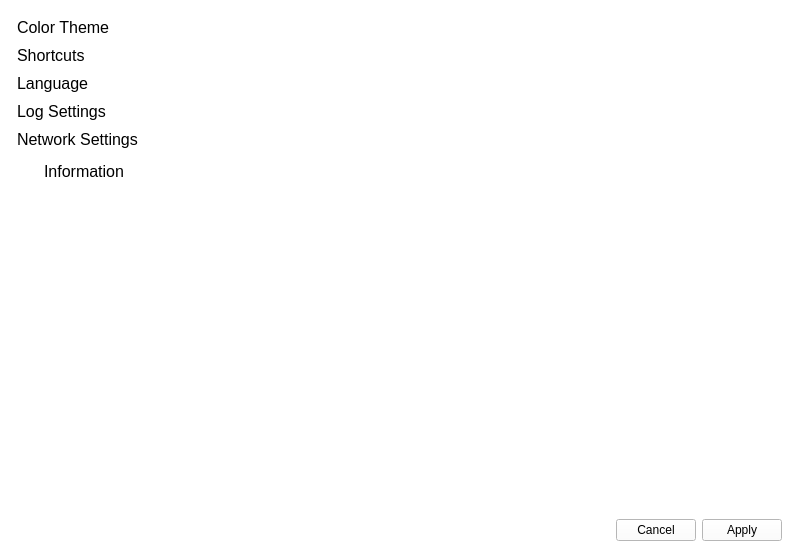
<?xml version="1.0" encoding="UTF-8"?>
<ui version="4.0">
 <class>setting_page</class>
 <widget class="QMainWindow" name="setting_page">
  <property name="windowModality">
   <enum>Qt::WindowModality::ApplicationModal</enum>
  </property>
  <property name="geometry">
   <rect>
    <x>0</x>
    <y>0</y>
    <width>800</width>
    <height>550</height>
   </rect>
  </property>
  <property name="minimumSize">
   <size>
    <width>800</width>
    <height>550</height>
   </size>
  </property>
  <property name="maximumSize">
   <size>
    <width>800</width>
    <height>550</height>
   </size>
  </property>
  <property name="windowTitle">
   <string>Settings</string>
  </property>
  <property name="styleSheet">
   <string notr="true">background-color: white;</string>
  </property>
  <widget class="QWidget" name="page_layout">
   <layout class="QGridLayout" name="gridLayout">
    <item row="1" column="0" colspan="2">
     <widget class="QWidget" name="setting_bottom" native="true">
      <layout class="QHBoxLayout" name="horizontalLayout_6">
       <property name="topMargin">
        <number>0</number>
       </property>
       <property name="bottomMargin">
        <number>0</number>
       </property>
       <item>
        <spacer name="bottom_spacer">
         <property name="orientation">
          <enum>Qt::Orientation::Horizontal</enum>
         </property>
         <property name="sizeHint" stdset="0">
          <size>
           <width>40</width>
           <height>20</height>
          </size>
         </property>
        </spacer>
       </item>
       <item>
        <widget class="QPushButton" name="cancel_button">
         <property name="sizePolicy">
          <sizepolicy hsizetype="Minimum" vsizetype="Fixed">
           <horstretch>0</horstretch>
           <verstretch>0</verstretch>
          </sizepolicy>
         </property>
         <property name="minimumSize">
          <size>
           <width>75</width>
           <height>21</height>
          </size>
         </property>
         <property name="styleSheet">
          <string notr="true"/>
         </property>
         <property name="text">
          <string>Cancel</string>
         </property>
        </widget>
       </item>
       <item>
        <widget class="QPushButton" name="apply_button">
         <property name="sizePolicy">
          <sizepolicy hsizetype="Minimum" vsizetype="Minimum">
           <horstretch>0</horstretch>
           <verstretch>0</verstretch>
          </sizepolicy>
         </property>
         <property name="minimumSize">
          <size>
           <width>75</width>
           <height>21</height>
          </size>
         </property>
         <property name="styleSheet">
          <string notr="true"/>
         </property>
         <property name="text">
          <string>Apply</string>
         </property>
        </widget>
       </item>
      </layout>
     </widget>
    </item>
    <item row="0" column="0">
     <widget class="QWidget" name="menubar" native="true">
      <property name="minimumSize">
       <size>
        <width>150</width>
        <height>0</height>
       </size>
      </property>
      <property name="maximumSize">
       <size>
        <width>150</width>
        <height>16777215</height>
       </size>
      </property>
      <property name="styleSheet">
       <string notr="true"/>
      </property>
      <layout class="QVBoxLayout" name="verticalLayout">
       <property name="spacing">
        <number>9</number>
       </property>
       <property name="leftMargin">
        <number>0</number>
       </property>
       <property name="rightMargin">
        <number>0</number>
       </property>
       <item>
        <widget class="QPushButton" name="color_button">
         <property name="font">
          <font>
           <pointsize>12</pointsize>
          </font>
         </property>
         <property name="styleSheet">
          <string notr="true">QPushButton { border-left-width: 2px; border-top-right-radius: 3px; border-bottom-right-radius: 3px;  text-align: left; padding-left: 8px;} QPushButton:hover { color: lightblue; }</string>
         </property>
         <property name="text">
          <string>Color Theme</string>
         </property>
         <property name="checkable">
          <bool>true</bool>
         </property>
         <property name="checked">
          <bool>true</bool>
         </property>
         <property name="autoExclusive">
          <bool>true</bool>
         </property>
         <property name="flat">
          <bool>true</bool>
         </property>
        </widget>
       </item>
       <item>
        <widget class="QPushButton" name="sc_button">
         <property name="font">
          <font>
           <pointsize>12</pointsize>
          </font>
         </property>
         <property name="styleSheet">
          <string notr="true">QPushButton { border-left-width: 2px; border-top-right-radius: 3px; border-bottom-right-radius: 3px;  text-align: left; padding-left: 8px;} QPushButton:hover { color: lightblue; }</string>
         </property>
         <property name="text">
          <string>Shortcuts</string>
         </property>
         <property name="checkable">
          <bool>true</bool>
         </property>
         <property name="autoExclusive">
          <bool>true</bool>
         </property>
         <property name="flat">
          <bool>true</bool>
         </property>
        </widget>
       </item>
       <item>
        <widget class="QPushButton" name="lang_button">
         <property name="font">
          <font>
           <pointsize>12</pointsize>
          </font>
         </property>
         <property name="styleSheet">
          <string notr="true">QPushButton { border-left-width: 2px; border-top-right-radius: 3px; border-bottom-right-radius: 3px;  text-align: left; padding-left: 8px;} QPushButton:hover { color: lightblue; }</string>
         </property>
         <property name="text">
          <string>Language</string>
         </property>
         <property name="checkable">
          <bool>true</bool>
         </property>
         <property name="autoExclusive">
          <bool>true</bool>
         </property>
         <property name="flat">
          <bool>true</bool>
         </property>
        </widget>
       </item>
       <item>
        <widget class="QPushButton" name="log_button">
         <property name="font">
          <font>
           <pointsize>12</pointsize>
          </font>
         </property>
         <property name="styleSheet">
          <string notr="true">QPushButton { border-left-width: 2px; border-top-right-radius: 3px; border-bottom-right-radius: 3px;  text-align: left; padding-left: 8px;} QPushButton:hover { color: lightblue;  }</string>
         </property>
         <property name="text">
          <string>Log Settings</string>
         </property>
         <property name="checkable">
          <bool>true</bool>
         </property>
         <property name="autoExclusive">
          <bool>true</bool>
         </property>
         <property name="flat">
          <bool>true</bool>
         </property>
        </widget>
       </item>
       <item>
        <widget class="QPushButton" name="network_button">
         <property name="font">
          <font>
           <pointsize>12</pointsize>
          </font>
         </property>
         <property name="styleSheet">
          <string notr="true">QPushButton { border-left-width: 2px; border-top-right-radius: 3px; border-bottom-right-radius: 3px;  text-align: left; padding-left: 8px;} QPushButton:hover { color: lightblue;  }</string>
         </property>
         <property name="text">
          <string>Network Settings</string>
         </property>
         <property name="checkable">
          <bool>true</bool>
         </property>
         <property name="autoExclusive">
          <bool>true</bool>
         </property>
         <property name="flat">
          <bool>true</bool>
         </property>
        </widget>
       </item>
       <item>
        <widget class="QPushButton" name="version_Button">
         <property name="font">
          <font>
           <pointsize>12</pointsize>
          </font>
         </property>
         <property name="text">
          <string>Information</string>
         </property>
         <property name="checkable">
          <bool>true</bool>
         </property>
         <property name="autoExclusive">
          <bool>true</bool>
         </property>
         <property name="flat">
          <bool>true</bool>
         </property>
        </widget>
       </item>
       <item>
        <spacer name="menu_spacer">
         <property name="orientation">
          <enum>Qt::Orientation::Vertical</enum>
         </property>
         <property name="sizeHint" stdset="0">
          <size>
           <width>20</width>
           <height>40</height>
          </size>
         </property>
        </spacer>
       </item>
      </layout>
     </widget>
    </item>
    <item row="0" column="1">
     <layout class="QVBoxLayout" name="body_layout"/>
    </item>
   </layout>
  </widget>
 </widget>
 <resources>
  <include location="../Views/resources.qrc"/>
 </resources>
 <connections/>
</ui>
